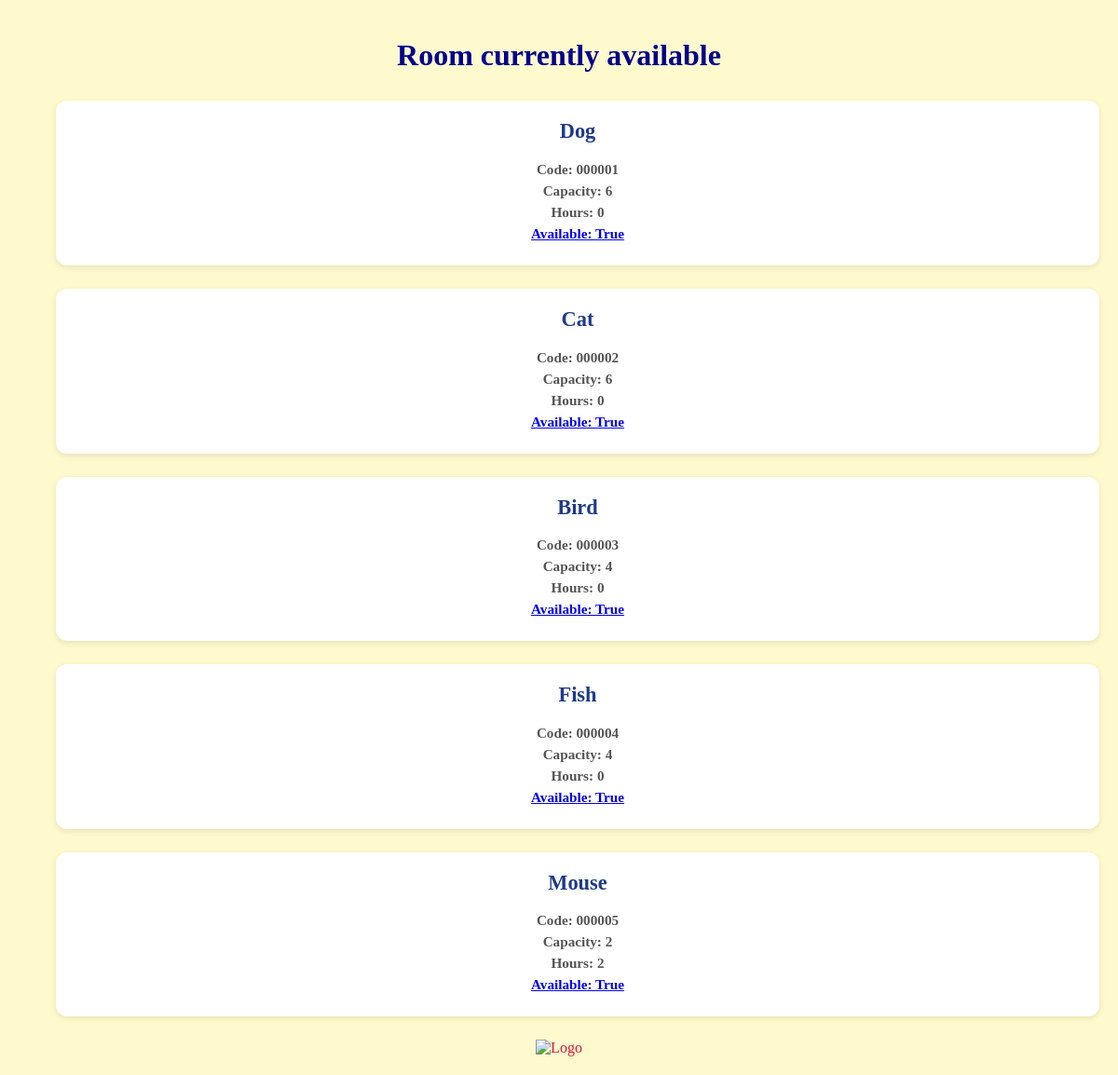
The page / on the database its author committed.
### classroom/models.py (models this page shows)
class RoomData(models.Model):
    room_code = models.CharField(max_length=6)
    room_name = models.CharField(max_length=10)
    room_capacity = models.IntegerField()
    available_hours = models.PositiveIntegerField(default=0)
    room_available = models.BooleanField()

### classroom/views.py (the view)
# urls.py: path('', views.index, name = 'index'),
def index(request):
    rooms = RoomData.objects.all()
    context =  {'rooms' : rooms}
    return render(request, 'rooms/index.html', context)

### classroom/templates/rooms/index.html (shortened to what this page needs)
{% load static %}
<!DOCTYPE html>
<html lang="en">
<head>
    <link rel="stylesheet" href="{% static 'styles/style.css'%}">
</head>
<body>
    <h1>Room currently available</h1>
    <form method = "post" action = "">
    <ul>
        {% for room in rooms %}
            <li class="room-card">
                <h2>{{ room.room_name }}</h2>
                <p>Code: {{ room.room_code }}</p>
                <p>Capacity: {{ room.room_capacity }}</p>
                <p>Hours: {{ room.available_hours }}</p>
                <p><a href="{% url 'book_room' room.id %}">Available: {{ room.room_available }}</a></p>
            </li>
        {% empty %}
            <p> No rooms available right now</p>
        {% endfor %}
        </ul>
    <img src="{% static "images/.png" %}" alt="Logo">
</body>
</html>

### classroom/static/styles/style.css (style rules this page uses)
body { font-family: 'Times New Roman', Times, serif; background-color: lemonchiffon; color: crimson; text-align: center; padding: 20px; margin: 0; }
h1 { text-align: center; color: darkblue; margin-bottom: 30px; }
.room-card { display: block; background: #fff; padding: 20px; border-radius: 12px; color: #2c3e50; margin-bottom: 25px; font-size: 1.2rem; font-weight: bold; box-shadow: 0 2px 6px rgba(0,0,0,0.1); transition: transform 0.2s ease, box-shadow 0.2s ease; }
.room-card h2 { margin-top: 0; font-size: 1.4rem; color: #1e3a8a; }
.room-card p { margin: 5px 0; font-size: 0.95rem; color: #555; }

### rows shown on the page
RoomData: room_name "Dog", room_code "000001", room_capacity "6", available_hours "0", room_available "True"
RoomData: room_name "Cat", room_code "000002", room_capacity "6", available_hours "0", room_available "True"
RoomData: room_name "Bird", room_code "000003", room_capacity "4", available_hours "0", room_available "True"
RoomData: room_name "Fish", room_code "000004", room_capacity "4", available_hours "0", room_available "True"
RoomData: room_name "Mouse", room_code "000005", room_capacity "2", available_hours "2", room_available "True"
